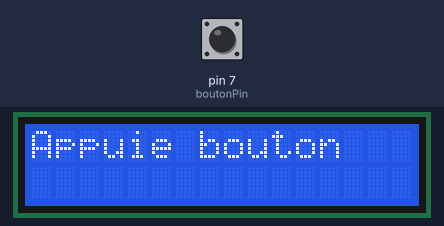
Recording of a sketch running on a simulated Arduino Uno, built with avr-gcc and run on an emulated ATmega328P. On the bench: 16×2 character LCD. The inputs (shaded band) are chosen by the test bench; at power-on: pin 7 (boutonPin) HIGH.

Above: at 1.2 s.
1.3 s: pin 7 (boutonPin) pulled LOW for 0.15 s
At 2.1 s:
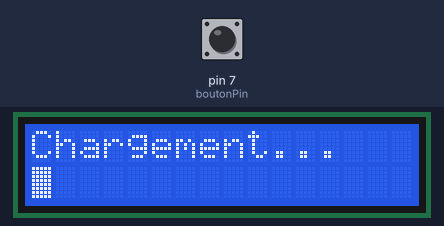
At 5.6 s:
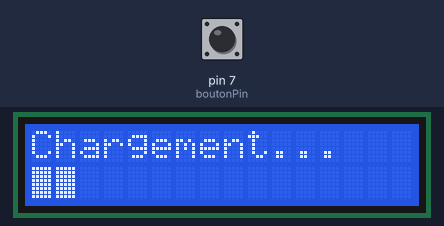
Timing chart, 0 to 7.1 s (numbered marks = the images above; inputs shaded):
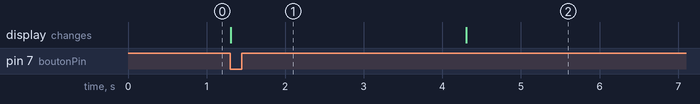

The sketch:

load.ino
```cpp
#include <LiquidCrystal.h>

// LCD classique : rs, en, d4, d5, d6, d7
LiquidCrystal lcd_1(12, 11, 5, 4, 3, 2);

const int boutonPin = 7;
bool chargementEnCours = false;

// Bloc personnalisé pour la barre
byte bloc[8] = {
  B11111,
  B11111,
  B11111,
  B11111,
  B11111,
  B11111,
  B11111,
  B11111
};

void setup() {
  lcd_1.begin(16, 2);
  lcd_1.createChar(0, bloc);

  pinMode(boutonPin, INPUT_PULLUP);  // Bouton avec résistance pull-up

  lcd_1.setCursor(0, 0);
  lcd_1.print("Appuie bouton");
}

void loop() {
  // Attendre un appui (état bas car pull-up actif)
  if (digitalRead(boutonPin) == LOW && !chargementEnCours) {
    chargementEnCours = true;

    lcd_1.clear();
    lcd_1.setCursor(0, 0);
    lcd_1.print("Chargement...");

    // Affiche progressivement la barre
    for (int i = 0; i < 16; i++) {
      lcd_1.setCursor(i, 1);
      lcd_1.write(byte(0));
      delay(3000);  // 3 secondes par bloc

      // Permet l'annulation si tu veux à l'avenir
    }

    // Affichage terminé
    lcd_1.setCursor(0, 0);
    lcd_1.print("Termine !       ");

    // Attend relâchement du bouton
    while (digitalRead(boutonPin) == LOW);
    delay(200);  // anti-rebond

    // Attend prochain appui
    chargementEnCours = false;

    lcd_1.setCursor(0, 1);
    lcd_1.print("Relance: bouton");
  }
}
```

Measured:
- after the input at 1.3 s, the display: changes at once (image 1)
